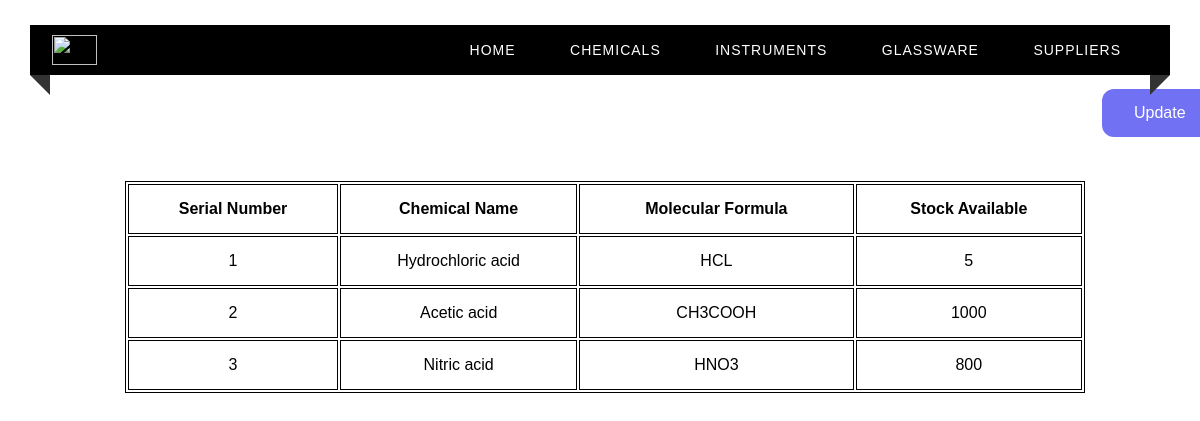
The page /chemicals on the database its author committed.
### tables this page shows
CREATE TABLE CHEMICALS(
    Sno INTEGER(4)  UNIQUE,
    Chem_Name VARCHAR(50) PRIMARY KEY,
    Molecular_Formula VARCHAR(20),
    Stock_Available DECIMAL(9,3) NOT NULL
);

### app.py (the view)
@app.route("/chemicals")
def chemicals() :
    c = get_db()
    cur = c.cursor()
    cur.execute("SELECT * from CHEMICALS")
    return render_template("chemicals.html", test = cur.fetchall())

### app.py (called while the page is built)
def get_db():
    db = getattr(g, '_database', None)
    if db is None:
        db = g._database = sqlite3.connect(DATABASE)
    return db

@app.teardown_appcontext
def close_connection(exception):
    db = getattr(g, '_database', None)
    if db is not None:
        db.close()

### templates/chemicals.html (shortened to what this page needs)
<html>
<head>
    <link rel="stylesheet" type="text/css" href="../static/home.css">
</head>
<body>
<div class="custom-padding">
        <nav>
            <div class="logo"><img src = "../static/nieLogo.png" width = "45px", height = "30px"></div>
            <ul class="menu-area">
                <li><a href="/">Home</a></li>
                <li><a href="/chemicals">Chemicals</a></li>
                <li><a href="/instruments">Instruments</a></li>
                <li><a href="/glassware">Glassware</a></li>
                <li><a href="/suppliers">Suppliers</a></li>
            </ul>
        </nav>
        <a href="/login" class="button">Update</a>
        <div class="tab">
          <table align="center" style="margin-left : 125px; margin-top : 50px;">
              <th>Serial Number</th>
              <th>Chemical Name </th>
              <th>Molecular Formula</th>
              <th>Stock Available</th>
            {% for row in test %}
            <tr>
                <td> {{ row[0] }}</td>
                <td> {{ row[1] }}</td>
                <td> {{ row[2] }}</td>
                <td> {{ row[3] }}</td>
            </tr>
            {% endfor %}
          </table>
        </div>
    </div>
</body>
</html>

### static/home.css (style rules this page uses)
* { margin: 0; padding: 0; outline: 0; box-sizing: border-box; }
body { background-image: url(books4.png) no-repeat center fixed; background-size: cover; background-position: center; }
.menu-area li a { text-decoration: none; }
.menu-area li { list-style-type: none; }
.custom-padding { padding-top: 25px; }
nav { position: relative; width: calc(100% - 60px); margin: 0 auto; padding: 10px 0; background: #000000; z-index: 1; text-align: right; padding-right: 2%; font-family: sans-serif; }
.logo { width: 15%; float: left; text-transform: uppercase; color: #fff; font-size: 25px; text-align: left; padding-left: 2%; }
.menu-area li { display: inline-block; }
.menu-area a { color: #fff; font-weight: 300; letter-spacing: 1px; text-transform: uppercase; display: block; padding: 0 25px; font-size: 14px; line-height: 30px; position: relative; z-index: 1; }
nav:before { position: absolute; content: ''; border-top: 10px solid #333; border-right: 10px solid #333; border-left: 10px solid transparent; border-bottom: 10px solid transparent; top: 100%; left: 0; }
nav:after { position: absolute; content: ''; border-top: 10px solid #333; border-left: 10px solid #333; border-right: 10px solid transparent; border-bottom: 10px solid transparent; top: 100%; right: 0; }
body { margin: 0; padding: 0; background: url(books3.jpg) no-repeat center fixed; background-size: cover; background-position: center; font-family: sans-serif; }

### templates/chemicals.html (style rules this page uses)
.button { background-color: #7171F4; border: none; color: white; padding: 15px 32px; text-align: center; text-decoration: none; display: inline-block; font-size: 16px; margin: 4px 2px; cursor: pointer; border-radius: 12px; position: relative; left: 1100px; top: 10px; }
table { width: 80%; border: 1px solid black; }
th,td { height: 50px; border: 1px solid black; text-align: center; }

### rows shown on the page
CHEMICALS: Sno "1", Chem_Name "Hydrochloric acid", Molecular_Formula "HCL", Stock_Available "5"
CHEMICALS: Sno "2", Chem_Name "Acetic acid", Molecular_Formula "CH3COOH", Stock_Available "1000"
CHEMICALS: Sno "3", Chem_Name "Nitric acid", Molecular_Formula "HNO3", Stock_Available "800"
